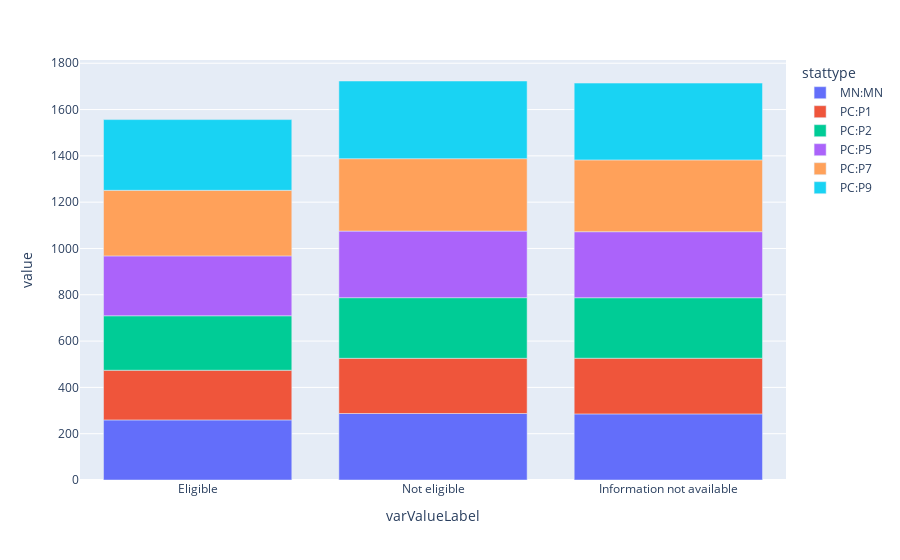

Notebook source saved alongside this figure:
### Markdown cell above
# Part 2. Poverty and Funding

### Code cell
data

graph_poverty_achievement(data)

### Figure 1 — Plotly figure (JSON) as saved in the notebook; plotly's stock layout.template omitted (floating-point values rounded to 4 significant figures)
{"data": [{"alignmentgroup": "True", "hovertemplate": "stattype=MN:MN<br>varValueLabel=%{x}<br>value=%{y}<extra></extra>", "legendgroup": "MN:MN", "marker": {"color": "#636efa", "pattern": {"shape": ""}}, "name": "MN:MN", "offsetgroup": "MN:MN", "orientation": "v", "showlegend": true, "textposition": "auto", "type": "bar", "x": ["Eligible", "Not eligible", "Information not available"], "xaxis": "x", "y": [259.5, 287.2, 285.5], "yaxis": "y"}, {"alignmentgroup": "True", "hovertemplate": "stattype=PC:P1<br>varValueLabel=%{x}<br>value=%{y}<extra></extra>", "legendgroup": "PC:P1", "marker": {"color": "#EF553B", "pattern": {"shape": ""}}, "name": "PC:P1", "offsetgroup": "PC:P1", "orientation": "v", "showlegend": true, "textposition": "auto", "type": "bar", "x": ["Eligible", "Not eligible", "Information not available"], "xaxis": "x", "y": [214.5, 238.4, 240.5], "yaxis": "y"}, {"alignmentgroup": "True", "hovertemplate": "stattype=PC:P2<br>varValueLabel=%{x}<br>value=%{y}<extra></extra>", "legendgroup": "PC:P2", "marker": {"color": "#00cc96", "pattern": {"shape": ""}}, "name": "PC:P2", "offsetgroup": "PC:P2", "orientation": "v", "showlegend": true, "textposition": "auto", "type": "bar", "x": ["Eligible", "Not eligible", "Information not available"], "xaxis": "x", "y": [235.2, 261.9, 261.3], "yaxis": "y"}, {"alignmentgroup": "True", "hovertemplate": "stattype=PC:P5<br>varValueLabel=%{x}<br>value=%{y}<extra></extra>", "legendgroup": "PC:P5", "marker": {"color": "#ab63fa", "pattern": {"shape": ""}}, "name": "PC:P5", "offsetgroup": "PC:P5", "orientation": "v", "showlegend": true, "textposition": "auto", "type": "bar", "x": ["Eligible", "Not eligible", "Information not available"], "xaxis": "x", "y": [258.7, 287.5, 285.2], "yaxis": "y"}, {"alignmentgroup": "True", "hovertemplate": "stattype=PC:P7<br>varValueLabel=%{x}<br>value=%{y}<extra></extra>", "legendgroup": "PC:P7", "marker": {"color": "#FFA15A", "pattern": {"shape": ""}}, "name": "PC:P7", "offsetgroup": "PC:P7", "orientation": "v", "showlegend": true, "textposition": "auto", "type": "bar", "x": ["Eligible", "Not eligible", "Information not available"], "xaxis": "x", "y": [283.1, 312.8, 310.0], "yaxis": "y"}, {"alignmentgroup": "True", "hovertemplate": "stattype=PC:P9<br>varValueLabel=%{x}<br>value=%{y}<extra></extra>", "legendgroup": "PC:P9", "marker": {"color": "#19d3f3", "pattern": {"shape": ""}}, "name": "PC:P9", "offsetgroup": "PC:P9", "orientation": "v", "showlegend": true, "textposition": "auto", "type": "bar", "x": ["Eligible", "Not eligible", "Information not available"], "xaxis": "x", "y": [305.5, 335.5, 331.8], "yaxis": "y"}], "layout": {"barmode": "relative", "legend": {"title": {"text": "stattype"}, "tracegroupgap": 0}, "margin": {"t": 60}, "xaxis": {"anchor": "y", "domain": [0, 1], "title": {"text": "varValueLabel"}}, "yaxis": {"anchor": "x", "domain": [0, 1], "title": {"text": "value"}}}}
